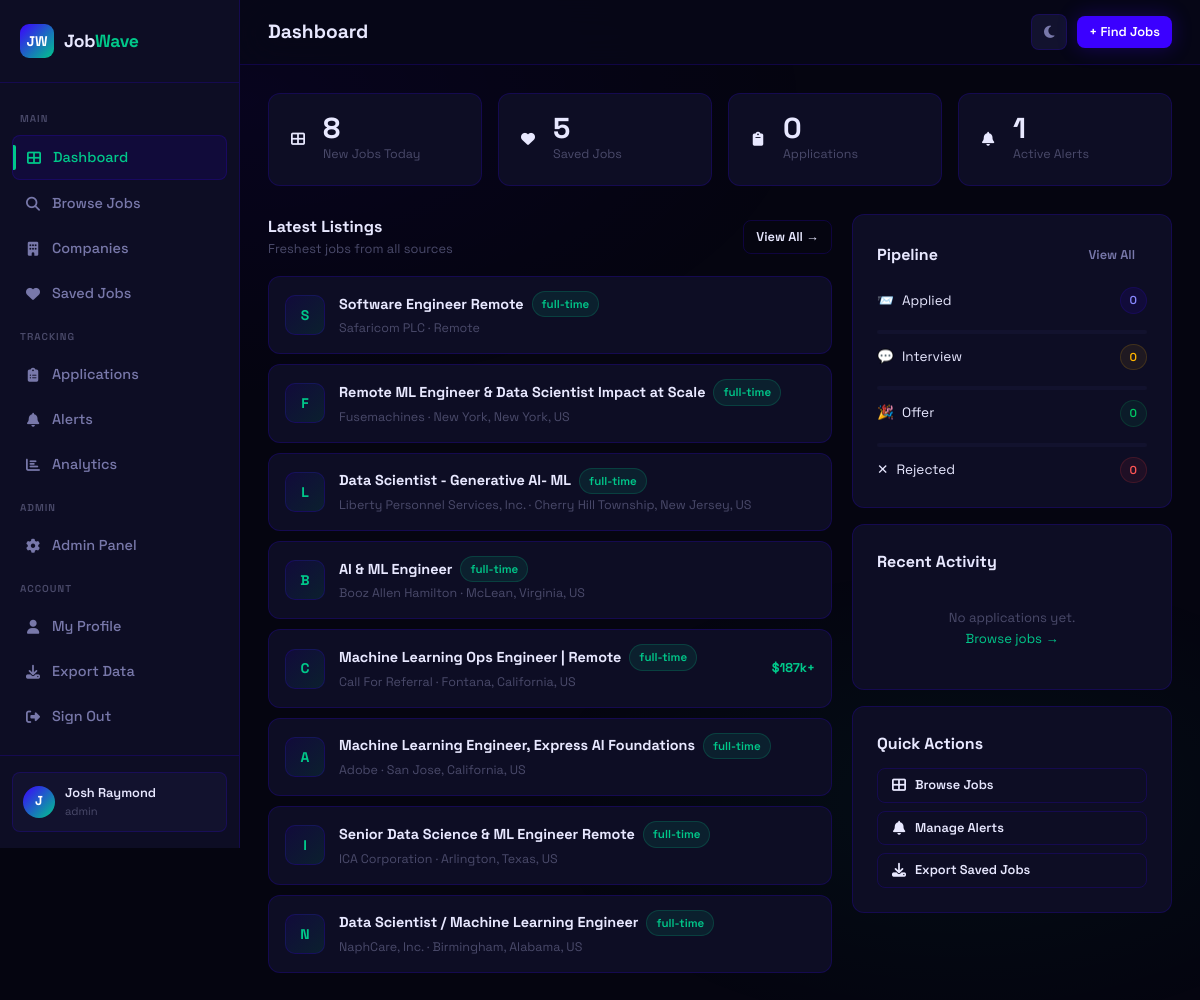
Page /dashboard (signed in) on the earlier database version.
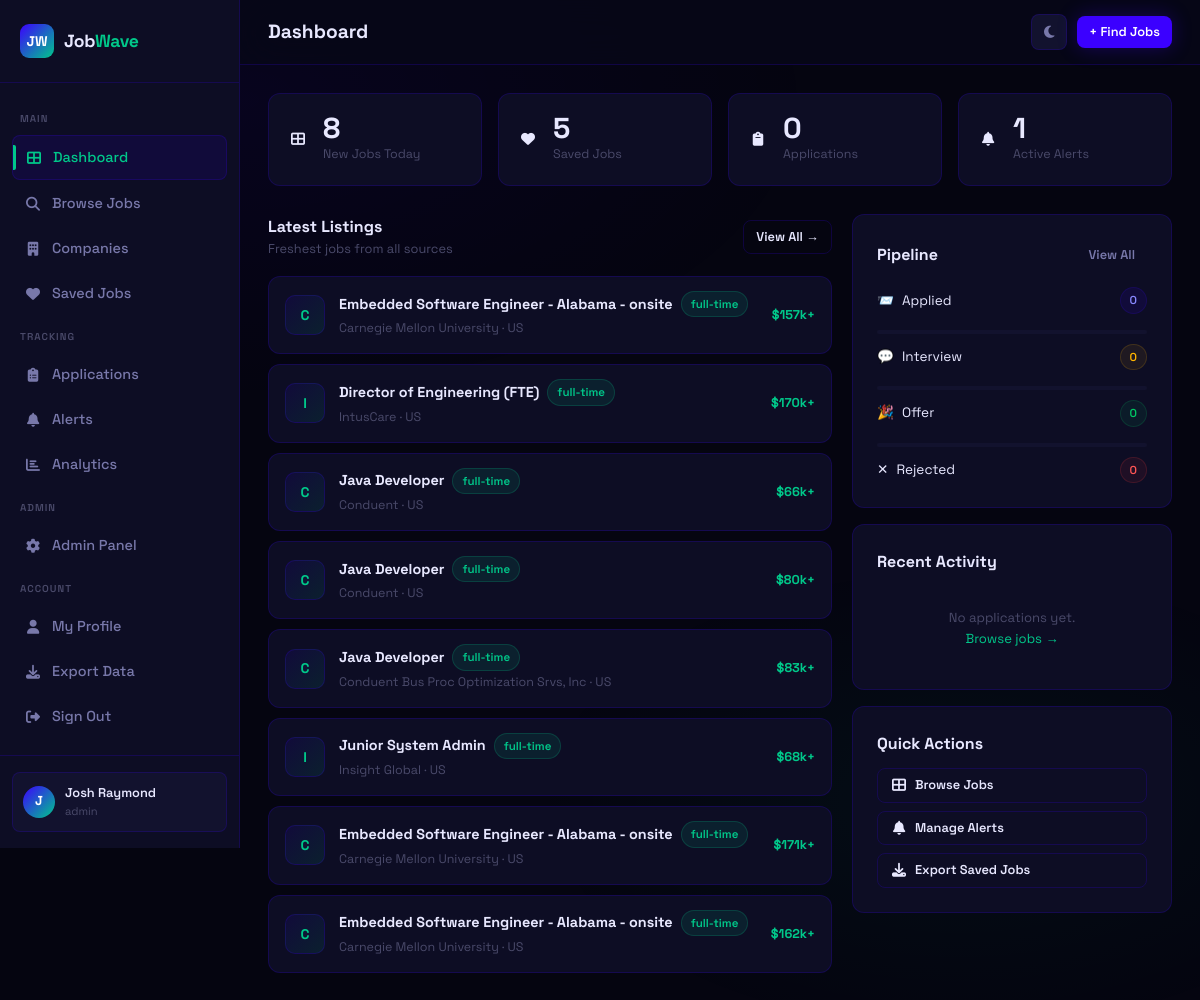
Same page on the later database version.
### app.py (models this page shows)
class Job(db.Model):
    id = db.Column(db.Integer, primary_key=True)
    title = db.Column(db.String(200), nullable=False)
    company = db.Column(db.String(200), nullable=False)
    location = db.Column(db.String(200))
    job_type = db.Column(db.String(50))          # full-time | part-time | remote | contract
    experience = db.Column(db.String(50))         # entry | mid | senior
    salary_min = db.Column(db.Integer)
    salary_max = db.Column(db.Integer)
    description = db.Column(db.Text)
    requirements = db.Column(db.Text)
    source = db.Column(db.String(100))
    source_url = db.Column(db.String(500))
    source_id = db.Column(db.String(200), unique=True)  # duplicate detection
    tags = db.Column(db.String(500))
    is_active = db.Column(db.Boolean, default=True)
    scraped_at = db.Column(db.DateTime, default=datetime.utcnow)
    posted_at = db.Column(db.DateTime)
    views = db.Column(db.Integer, default=0)

### app.py (the view)
@app.route('/dashboard')
@login_required
def dashboard():
    saved_count = SavedJob.query.filter_by(user_id=current_user.id).count()
    app_count = Application.query.filter_by(user_id=current_user.id).count()
    alert_count = Alert.query.filter_by(user_id=current_user.id, is_active=True).count()
    recent_apps = Application.query.filter_by(user_id=current_user.id)\
        .order_by(Application.applied_at.desc()).limit(5).all()
    status_counts = {}
    for status in ['applied', 'interview', 'offer', 'rejected']:
        status_counts[status] = Application.query.filter_by(user_id=current_user.id, status=status).count()
    recent_jobs = Job.query.filter_by(is_active=True).order_by(Job.scraped_at.desc()).limit(8).all()
    return render_template('dashboard.html', saved_count=saved_count, app_count=app_count,
                           alert_count=alert_count, recent_apps=recent_apps,
                           status_counts=status_counts, recent_jobs=recent_jobs)

### app.py (called while the page is built)
@login_manager.user_loader
def load_user(user_id):
    return User.query.get(int(user_id))

    @property
    def is_authenticated(self): return True

### templates/dashboard.html (shortened to what the changed rows need)
<link rel="stylesheet" href="https://cdnjs.cloudflare.com/ajax/libs/font-awesome/6.5.0/css/all.min.css">
{% extends 'base.html' %}
{% block page_title %}Dashboard{% endblock %}
{% block content %}
<div class="stagger">
  <div class="dashboard-grid">
    <div class="dashboard-main">
      <div style="display:flex;flex-direction:column;gap:10px;">
        {% for job in recent_jobs %}
        <div class="card job-row-card">
          <div class="company-logo" style="width:40px;height:40px;font-size:14px;flex-shrink:0;">{{ job.company[0] }}</div>
          <div style="flex:1;min-width:0;">
            <div style="display:flex;align-items:center;gap:8px;flex-wrap:wrap;">
              <a href="{{ url_for('job_detail', job_id=job.id) }}" style="font-weight:700;font-size:0.9rem;color:var(--text);">{{ job.title }}</a>
              <span class="badge badge-mint">{{ job.job_type or 'full-time' }}</span>
            </div>
            <div style="font-size:0.78rem;color:var(--text-muted);margin-top:2px;">{{ job.company }} · {{ job.location }}</div>
          </div>
          {% if job.salary_min %}
          <div class="job-salary-pill">${{ '{:,.0f}'.format(job.salary_min/1000) }}k+</div>
          {% endif %}
        </div>
        {% endfor %}
      </div>
    </div>
    <div class="dashboard-side">
      <div class="card">
        <div style="display:flex;flex-direction:column;gap:10px;margin-top:4px;">
          {% set statuses = [('applied','badge-indigo','📨'),('interview','badge-amber','💬'),('offer','badge-green','🎉'),('rejected','badge-red','✕')] %}
          {% for status, cls, icon in statuses %}
          {% set count = status_counts.get(status, 0) %}
          <div style="display:flex;align-items:center;justify-content:space-between;">
            <div style="display:flex;align-items:center;gap:8px;font-size:0.85rem;">
              <span>{{ icon }}</span>
              <span style="text-transform:capitalize;">{{ status }}</span>
            </div>
            <span class="badge {{ cls }}">{{ count }}</span>
          </div>
          {% if not loop.last %}
          <div class="progress">
          </div>
          {% endif %}
          {% endfor %}
        </div>
      </div>
    </div>
  </div>
</div>
{% endblock %}

Differences in the rows shown:
no longer on this page (row unchanged): Job: company "S", title "Software Engineer Remote", job_type "full-time", company "Safaricom PLC", location "Remote"
no longer on this page (row unchanged): Job: company "F", title "Remote ML Engineer & Data Scientist Impact at Scale", job_type "full-time", company "Fusemachines", location "New York, New York, US"
no longer on this page (row unchanged): Job: company "L", title "Data Scientist - Generative AI- ML", job_type "full-time", company "Liberty Personnel Services, Inc.", location "Cherry Hill Township, New Jersey, US"
no longer on this page (row unchanged): Job: company "B", title "AI & ML Engineer", job_type "full-time", company "Booz Allen Hamilton", location "McLean, Virginia, US"
no longer on this page (row unchanged): Job: company "C", title "Machine Learning Ops Engineer | Remote", job_type "full-time", company "Call For Referral", location "Fontana, California, US", job.salary_min/1000 "187"
no longer on this page (row unchanged): Job: company "A", title "Machine Learning Engineer, Express AI Foundations", job_type "full-time", company "Adobe", location "San Jose, California, US"
no longer on this page (row unchanged): Job: company "I", title "Senior Data Science & ML Engineer Remote", job_type "full-time", company "ICA Corporation", location "Arlington, Texas, US"
no longer on this page (row unchanged): Job: company "N", title "Data Scientist / Machine Learning Engineer", job_type "full-time", company "NaphCare, Inc.", location "Birmingham, Alabama, US"
added Job: company "C", title "Embedded Software Engineer - Alabama - onsite", job_type "full-time", company "Carnegie Mellon University", location "US", job.salary_min/1000 "157"
added Job: company "I", title "Director of Engineering (FTE)", job_type "full-time", company "IntusCare", location "US", job.salary_min/1000 "170"
added Job: company "C", title "Java Developer", job_type "full-time", company "Conduent", location "US", job.salary_min/1000 "66"
added Job: company "C", title "Java Developer", job_type "full-time", company "Conduent", location "US", job.salary_min/1000 "80"
added Job: company "C", title "Java Developer", job_type "full-time", company "Conduent Bus Proc Optimization Srvs, Inc", location "US", job.salary_min/1000 "83"
added Job: company "I", title "Junior System Admin", job_type "full-time", company "Insight Global", location "US", job.salary_min/1000 "68"
added Job: company "C", title "Embedded Software Engineer - Alabama - onsite", job_type "full-time", company "Carnegie Mellon University", location "US", job.salary_min/1000 "171"
added Job: company "C", title "Embedded Software Engineer - Alabama - onsite", job_type "full-time", company "Carnegie Mellon University", location "US", job.salary_min/1000 "162"
